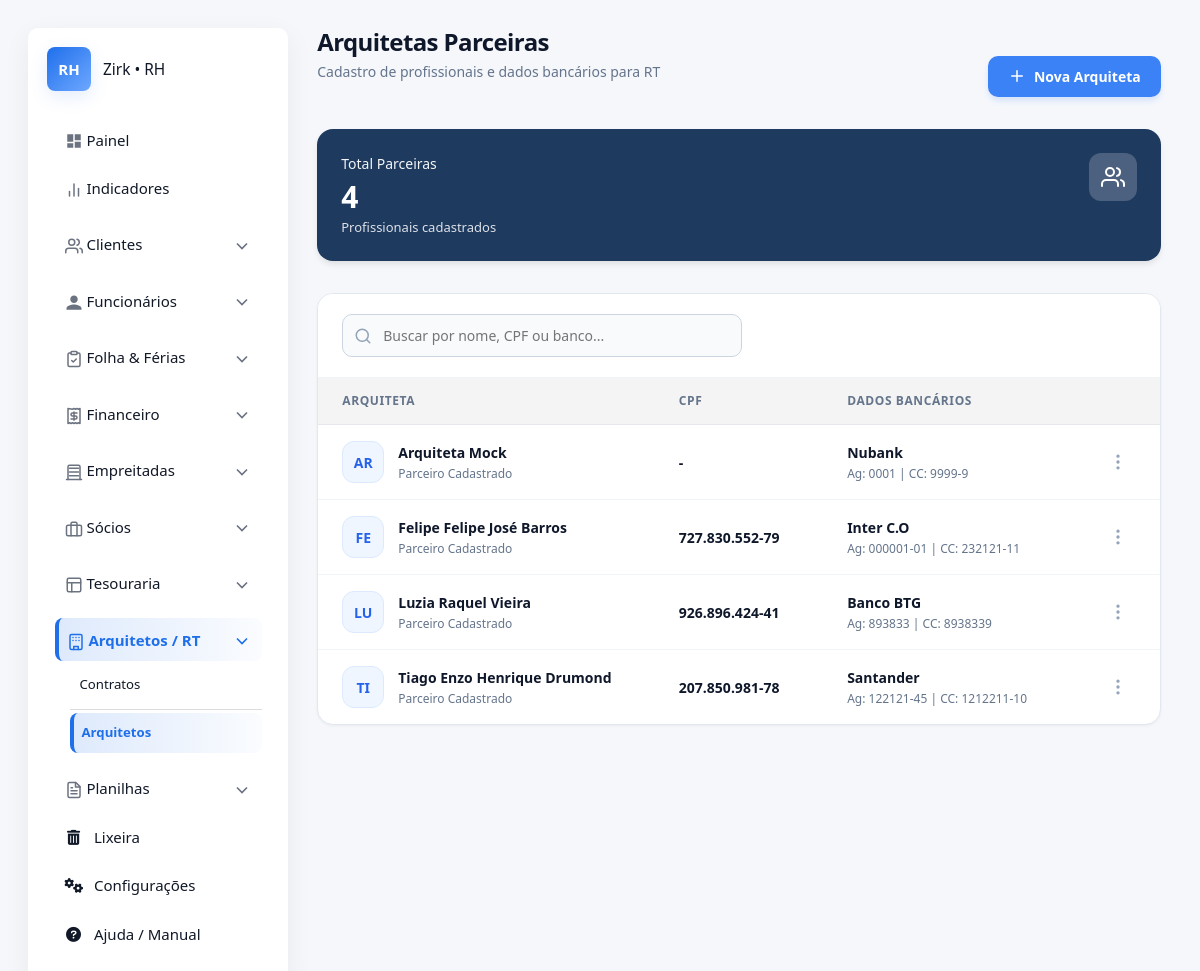
Before: /comissionamento/arquitetas/ (signed in) with the older database file.
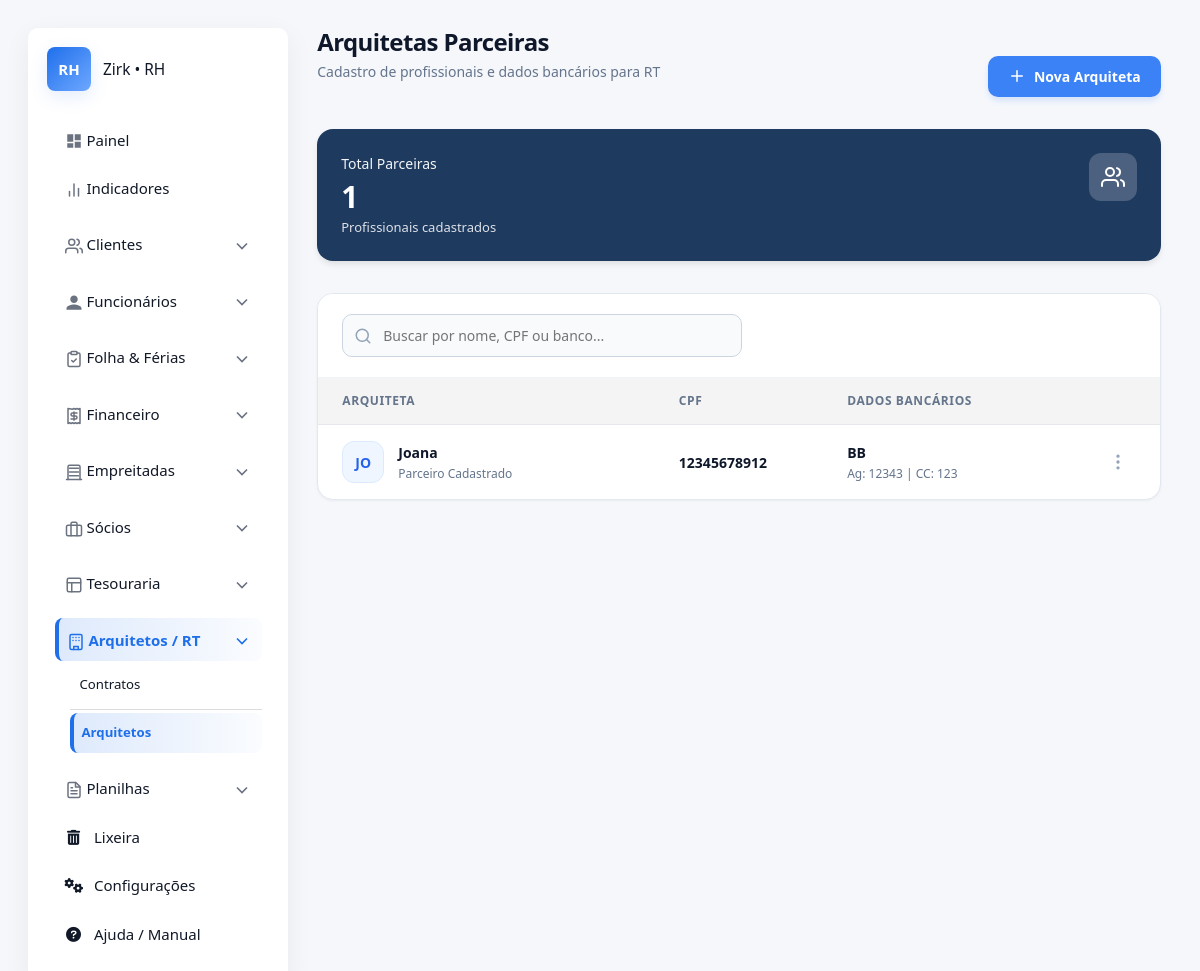
After: the same page with the newer database file.
### apps/comissionamento/models.py (models this page shows, shortened)
class Arquiteta(SoftDeleteMixin):
    nome = models.CharField(max_length=150)
    cpf = models.CharField(max_length=14, unique=True, null=True, blank=True)
    banco = models.CharField(max_length=50, verbose_name="Banco de Pagamento")
    agencia = models.CharField(max_length=20, verbose_name="Agência")
    conta = models.CharField(max_length=50, verbose_name="Conta Bancária")
    class Meta:
        verbose_name = "Arquiteta"
        verbose_name_plural = "Arquitetas"

### apps/comissionamento/views.py (the view)
# urls.py: path('arquitetas/', views.arquiteta_list, name='arquiteta_list'),
@login_required
def arquiteta_list(request):
    arquitetas = Arquiteta.objects.all().order_by('nome')
    form = ArquitetaForm()
    context = {
        'arquitetas': arquitetas,
        'form': form,
        'title': 'Cadastro de Arquitetas'
    }
    return render(request, 'core/comissionamento/arquiteta_list.html', context)

### templates/core/comissionamento/arquiteta_list.html (shortened to what this page needs)
{% extends "core/base.html" %}
{% load static %}
{% block content %}
<div class="dash-container">
    <div class="dash-header">
        <div>
            <h1 class="dash-title">Arquitetas Parceiras</h1>
            <p class="dash-subtitle">Cadastro de profissionais e dados bancários para RT</p>
        </div>
        <div>
            <button onclick="openModal('modalArquiteta')" class="btn-primary">
                <svg xmlns="http://www.w3.org/2000/svg" width="18" height="18" viewBox="0 0 24 24" fill="none" stroke="currentColor" stroke-width="2" stroke-linecap="round" stroke-linejoin="round"><line x1="12" y1="5" x2="12" y2="19"></line><line x1="5" y1="12" x2="19" y2="12"></line></svg>
                Nova Arquiteta
            </button>
        </div>
    </div>
    <div class="top-stats-grid">
        <div class="top-card bg-blue-original">
            <div>
                <div class="top-label">Total Parceiras</div>
                <div class="top-value">{{ arquitetas.count|default:"0" }}</div>
                <div class="top-sub">Profissionais cadastrados</div>
            </div>
            <div class="top-icon">
            </div>
        </div>
    </div>
    <div class="standard-card">
        <div class="search-bar-row">
            <div class="rh-search">
                <input id="searchInput" type="search" placeholder="Buscar por nome, CPF ou banco..." onkeyup="filterTable()">
            </div>
        </div>
        <div class="table-responsive">
            <table class="rh-table">
                <thead>
                    <tr>
                        <th width="40%">Arquiteta</th>
                        <th width="20%">CPF</th>
                        <th width="30%">Dados Bancários</th>
                        <th width="10%"></th>
                    </tr>
                </thead>
                <tbody id="tableBody">
                    {% for arquiteta in arquitetas %}
                    <tr class="search-row">
                        <td>
                            <div class="col-profile">
                                <div class="avatar-circle">
                                    {{ arquiteta.nome|slice:":2"|upper }}
                                </div>
                                <div>
                                    <div class="text-main search-name">{{ arquiteta.nome }}</div>
                                    <div class="text-sub">Parceiro Cadastrado</div>
                                </div>
                            </div>
                        </td>
                        <td class="text-main">
                            {{ arquiteta.cpf|default:"-" }}
                        </td>
                        <td>
                            <div class="search-bank">
                                <div class="text-main">{{ arquiteta.banco|default:"Banco não informado" }}</div>
                                <div class="text-sub">
                                    Ag: {{ arquiteta.agencia|default:"-" }} | CC: {{ arquiteta.conta|default:"-" }}
                                </div>
                            </div>
                        </td>
                        <td style="text-align: right;">
                            <div class="action-menu">
                                <button class="dots-btn" onclick="toggleMenu('menu-{{ arquiteta.pk }}')">
                                    <svg xmlns="http://www.w3.org/2000/svg" width="20" height="20" viewBox="0 0 24 24" fill="none" stroke="currentColor" stroke-width="2" stroke-linecap="round" stroke-linejoin="round"><circle cx="12" cy="12" r="1"/><circle cx="12" cy="5" r="1"/><circle cx="12" cy="19" r="1"/></svg>
                                </button>
                            </div>
                        </td>
                    </tr>
                    {% empty %}
                    <tr>
                        <td colspan="4" class="empty-msg">Nenhuma arquiteta cadastrada.</td>
                    </tr>
                    {% endfor %}
                </tbody>
            </table>
        </div>
    </div>
</div>
{% endblock %}

### templates/core/base.html (shortened to what this page needs)
<!DOCTYPE html>
<html lang="pt-BR">
<head>
  {% load static %}
  <link href="https://cdn.jsdelivr.net/npm/bootstrap@5.3.0/dist/css/bootstrap.min.css" rel="stylesheet">
  <link rel="stylesheet" href="https://cdnjs.cloudflare.com/ajax/libs/font-awesome/6.0.0/css/all.min.css">
  <link rel="stylesheet" href="{% static 'core/css/style.css' %}">
</head>
<body>
<div class="app">
  <aside class="sidebar">
    <div class="brand">
      <div class="logo">RH</div>
      <div>
        <h3>Zirk • RH</h3>
      </div>
    </div>
    <nav class="nav flex-column p-2">
      {% with request.resolver_match.view_name as route %}
      <a class="nav-link text-white nav-item-link {% if route == 'dashboard' %}active{% endif %}"
         href="{% url 'dashboard' %}">
        <span class="nav-left">
          <svg width="18" height="18" viewBox="0 0 24 24" fill="currentColor">
            <path d="M3 13h8V3H3v10zM13 21h8v-8h-8v8zM13 3v8h8V3h-8zM3 21h8v-6H3v6z"/>
          </svg>
          <span class="nav-text">Painel</span>
        </span>
      </a>
      <a class="nav-link text-white nav-item-link {% if 'analytics' in route %}active{% endif %}"
         href="{% url 'analytics:financial_dashboard' %}">
        <span class="nav-left">
          <svg width="18" height="18" viewBox="0 0 24 24" fill="none" stroke="currentColor" stroke-width="2" stroke-linecap="round" stroke-linejoin="round">
            <line x1="18" y1="20" x2="18" y2="10"></line>
            <line x1="12" y1="20" x2="12" y2="4"></line>
            <line x1="6" y1="20" x2="6" y2="14"></line>
          </svg>
          <span class="nav-text">Indicadores</span>
        </span>
      </a>
      <div class="nav-item mt-2">
        <a class="nav-link text-white nav-item-link {% if 'clientes' in route %}active{% endif %}"
           data-bs-toggle="collapse"
           href="#menuClientes"
           aria-expanded="{% if 'clientes' in route %}true{% else %}false{% endif %}">
          <span class="nav-left">
            <span class="nav-text">Clientes</span>
          </span>
          <span class="nav-right">
            <svg width="20" height="20" viewBox="0 0 24 24" fill="none" stroke="currentColor" stroke-width="2"><path d="m6 9 6 6 6-6"></path></svg>
          </span>
        </a>
      </div>
      <div class="nav-item mt-2">
        <a class="nav-link text-white nav-item-link {% if 'funcionarios' in route or 'banco_horas' in route or 'rescisao' in route %}active{% endif %}"
           data-bs-toggle="collapse"
           href="#menuRH"
           aria-expanded="{% if 'funcionarios' in route or 'banco_horas' in route or 'rescisao' in route %}true{% else %}false{% endif %}">
          <span class="nav-left">
            <svg width="18" height="18" viewBox="0 0 24 24" fill="currentColor"><path d="M12 12c2.7 0 5-2.3 5-5s-2.3-5-5-5-5 2.3-5 5 2.3 5 5 5zm0 2c-3.3 0-10 1.7-10 5v2h20v-2c0-3.3-6.7-5-10-5z"/></svg>
            <span class="nav-text">Funcionários</span>
          </span>
          <span class="nav-right">
            <svg width="20" height="20" viewBox="0 0 24 24" fill="none" stroke="currentColor" stroke-width="2"><path d="m6 9 6 6 6-6"></path></svg>
          </span>
        </a>
      </div>
      <div class="nav-item mt-2">
        <a class="nav-link text-white nav-item-link {% if 'ferias' in route or 'folha_mensal' in route %}active{% endif %}"
           data-bs-toggle="collapse"
           href="#menuFolhaFerias"
           aria-expanded="{% if 'ferias' in route or 'folha_mensal' in route %}true{% else %}false{% endif %}">
          <span class="nav-left">
            <span class="nav-text">Folha & Férias</span>
          </span>
          <span class="nav-right">
            <svg width="20" height="20" viewBox="0 0 24 24" fill="none" stroke="currentColor" stroke-width="2"><path d="m6 9 6 6 6-6"></path></svg>
          </span>
        </a>
      </div>
      <div class="nav-item mt-2">
        <a class="nav-link text-white nav-item-link {% if 'receber' in route and 'caixa_diario' not in route and 'movimento_banco' not in route or 'pagar' in route and 'folha_mensal' not in route %}active{% endif %}"
           data-bs-toggle="collapse"
           href="#menuFinanceiro"
           aria-expanded="{% if 'receber' in route and 'caixa_diario' not in route and 'movimento_banco' not in route or 'pagar' in route and 'folha_mensal' not in route %}true{% else %}false{% endif %}">
          <span class="nav-left">
            <span class="nav-text">Financeiro</span>
          </span>
          <span class="nav-right">
            <svg width="20" height="20" viewBox="0 0 24 24" fill="none" stroke="currentColor" stroke-width="2"><path d="m6 9 6 6 6-6"></path></svg>
          </span>
        </a>
      </div>
      <div class="nav-item mt-2">
        <a class="nav-link text-white nav-item-link {% if 'empreitadas' in route %}active{% endif %}"
           data-bs-toggle="collapse"
           href="#menuEmpreitadas"
           aria-expanded="{% if 'empreitadas' in route %}true{% else %}false{% endif %}">
          <span class="nav-left">
            <span class="nav-text">Empreitadas</span>
          </span>
          <span class="nav-right">
            <svg width="20" height="20" viewBox="0 0 24 24" fill="none" stroke="currentColor" stroke-width="2"><path d="m6 9 6 6 6-6"></path></svg>
          </span>
        </a>
      </div>
      <div class="nav-item mt-2">
        <a class="nav-link text-white nav-item-link {% if 'socios' in route %}active{% endif %}"
           data-bs-toggle="collapse"
           href="#menuSocios"
           aria-expanded="{% if 'socios' in route %}true{% else %}false{% endif %}">
          <span class="nav-left">
              <svg width="18" height="18" viewBox="0 0 24 24" fill="none" stroke="currentColor" stroke-width="2" stroke-linecap="round" stroke-linejoin="round">
              <rect x="2" y="7" width="20" height="14" rx="2" ry="2"></rect>
              <path d="M16 21V5a2 2 0 0 0-2-2h-4a2 2 0 0 0-2 2v16"></path>
            </svg>
            <span class="nav-text">Sócios</span>
          </span>
          <span class="nav-right">
            <svg width="20" height="20" viewBox="0 0 24 24" fill="none" stroke="currentColor" stroke-width="2"><path d="m6 9 6 6 6-6"></path></svg>
          </span>
        </a>
      </div>
      <div class="nav-item mt-2">
        <a class="nav-link text-white nav-item-link {% if 'painel_sebrae' in route or 'caixa_diario' in route or 'movimento_banco' in route or 'fluxo' in route %}active{% endif %}"
           data-bs-toggle="collapse"
           href="#menuTesouraria"
           aria-expanded="{% if 'painel_sebrae' in route or 'caixa_diario' in route or 'movimento_banco' in route or 'fluxo' in route %}true{% else %}false{% endif %}">
          <span class="nav-left">
            <svg xmlns="http://www.w3.org/2000/svg" width="18" height="18" viewBox="0 0 24 24" fill="none" stroke="currentColor" stroke-width="2" stroke-linecap="round" stroke-linejoin="round"><rect x="3" y="3" width="18" height="18" rx="2" ry="2"/><line x1="3" y1="9" x2="21" y2="9"/><line x1="9" y1="21" x2="9" y2="9"/></svg>
            <span class="nav-text">Tesouraria</span>
          </span>
          <span class="nav-right">
            <svg width="20" height="20" viewBox="0 0 24 24" fill="none" stroke="currentColor" stroke-width="2"><path d="m6 9 6 6 6-6"></path></svg>
          </span>
        </a>
      </div>
      <div class="nav-item mt-2">
        <a class="nav-link text-white nav-item-link {% if 'comissionamento' in route %}active{% endif %}"
           data-bs-toggle="collapse"
           href="#menuComercial"
           aria-expanded="{% if 'comissionamento' in route %}true{% else %}false{% endif %}">
          <span class="nav-left">
            <span class="nav-text">Arquitetos / RT</span>
          </span>
          <span class="nav-right">
            <svg width="20" height="20" viewBox="0 0 24 24" fill="none" stroke="currentColor" stroke-width="2"><path d="m6 9 6 6 6-6"></path></svg>
          </span>
        </a>
        <div class="collapse ps-3 mt-1 {% if 'comissionamento' in route %}show{% endif %}" id="menuComercial">
          <a class="nav-link text-white-50 small {% if route == 'comissionamento:contratos_list' %}active{% endif %}" href="{% url 'comissionamento:contratos_list' %}">Contratos</a>
          <div class="my-1 border-top border-secondary opacity-25"></div>
          <a class="nav-link text-white-50 small {% if route == 'comissionamento:arquiteta_list' %}active{% endif %}" href="{% url 'comissionamento:arquiteta_list' %}">Arquitetos</a>
        </div>
      </div>
      <div class="nav-item mt-2">
        <a class="nav-link text-white nav-item-link {% if 'relatorios' in route and 'painel' not in route %}active{% endif %}"
           data-bs-toggle="collapse"
           href="#menuPlanilhas"
           role="button"
           aria-expanded="{% if 'relatorios' in route and 'painel' not in route %}true{% else %}false{% endif %}"
           aria-controls="menuPlanilhas">
          <span class="nav-left">
            <span class="nav-text">Planilhas</span>
          </span>
          <span class="nav-right">
            <svg width="20" height="20" viewBox="0 0 24 24" fill="none" stroke="currentColor" stroke-width="2">
              <path d="m6 9 6 6 6-6"></path>
            </svg>
          </span>
        </a>
      </div>
      <a class="nav-link text-white nav-item-link {% if 'lixeira' in route %}active{% endif %}"
         href="{% url 'configuracoes:lixeira_dashboard' %}">
        <span class="nav-left">
          <i class="fas fa-trash-alt" style="width: 18px; text-align: center;"></i>
          <span class="nav-text ms-2">Lixeira</span>
        </span>
      </a>
      <a class="nav-link text-white nav-item-link {% if 'editar_configuracoes' in route %}active{% endif %}"
         href="{% url 'configuracoes:editar_configuracoes' %}">
        <span class="nav-left">
          <i class="fas fa-cogs" style="width: 18px; text-align: center;"></i>
          <span class="nav-text ms-2">Configurações</span>
        </span>
      </a>
      <a class="nav-link text-white nav-item-link" href="{% url 'docs:index' %}">
        <span class="nav-left">
            <i class="fas fa-question-circle" style="width: 18px; text-align: center;"></i>
            <span class="nav-text ms-2">Ajuda / Manual</span>
        </span>
      </a>
      {% endwith %}
    </nav>
  </aside>
  <main class="content">
    <div class="container">
      {% block content %}{% endblock %}
    </div>
  </main>
</div>
</body>
</html>

Changed rows visible on the page:
removed Arquiteta: nome "AR", nome "Arquiteta Mock", cpf "-", banco "Nubank", agencia "0001", conta "9999-9"
removed Arquiteta: nome "FE", nome "Felipe Felipe José Barros", cpf "727.830.552-79", banco "Inter C.O", agencia "000001-01", conta "232121-11"
removed Arquiteta: nome "LU", nome "Luzia Raquel Vieira", cpf "926.896.424-41", banco "Banco BTG", agencia "893833", conta "8938339"
removed Arquiteta: nome "TI", nome "Tiago Enzo Henrique Drumond", cpf "207.850.981-78", banco "Santander", agencia "122121-45", conta "1212211-10"
added Arquiteta: nome "JO", nome "Joana", cpf "12345678912", banco "BB", agencia "12343", conta "123"
Other visible differences:
{{ arquitetas.count|default:"0" }}: "4" → "1"
